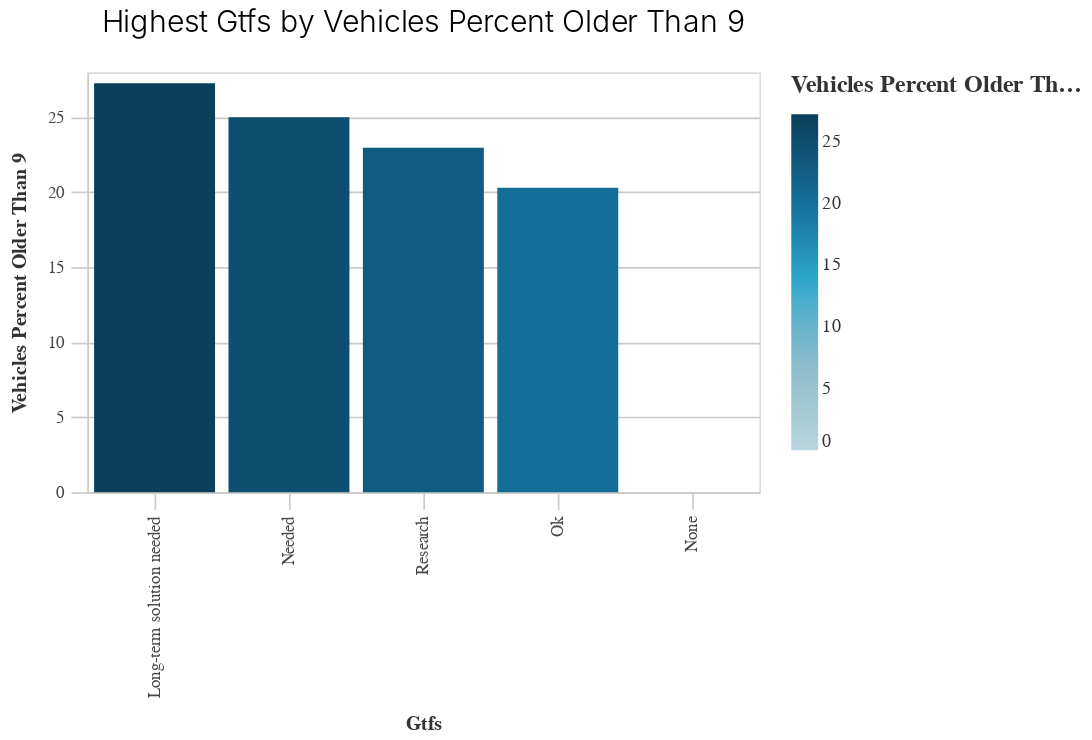

This figure's notebook cell:
### Code cell
data_prep.basic_bar_chart(GTFS_ten,'GTFS','vehicles_percent_older_than_9')

### Figure 1 — Vega-Lite specification as saved in the notebook (floating-point values rounded to 4 significant figures)
{"config": {"view": {"continuousWidth": 400, "continuousHeight": 300}, "axis": {"domainColor": "#cbcbcb", "grid": true, "gridColor": "#cbcbcb", "gridWidth": 1, "labelColor": "#474747", "labelFont": "Nunito Sans", "labelFontSize": 10, "labelPadding": 4, "tickColor": "#cbcbcb", "tickSize": 10, "titleColor": "#333", "titleFont": "Raleway", "titleFontSize": 12, "titlePadding": 10}, "axisBand": {"grid": false}, "background": "white", "font": "Raleway", "header": {"labelFont": "Nunito Sans", "titleFont": "Raleway"}, "legend": {"labelColor": "#333", "labelFont": "Nunito Sans", "labelFontSize": 11, "labelLimit": 0, "padding": 1, "symbolSize": 30, "symbolType": "square", "titleColor": "#333", "titleFont": "Raleway", "titleFontSize": 14, "titlePadding": 10}, "title": {"anchor": "middle", "font": "Raleway", "fontSize": 18, "fontWeight": 300, "offset": 20}}, "data": {"name": "data-427d1c7d56c8eca53acd7881b6324779"}, "mark": "bar", "encoding": {"color": {"field": "vehicles_percent_older_than_9", "legend": {"title": "Vehicles Percent Older Than 9"}, "scale": {"range": ["#B9D6DF", "#8CBCCB", "#2EA8CE", "#136C97", "#0B405B"]}, "type": "quantitative"}, "x": {"field": "GTFS", "sort": "-y", "title": "Gtfs", "type": "nominal"}, "y": {"field": "vehicles_percent_older_than_9", "title": "Vehicles Percent Older Than 9", "type": "quantitative"}}, "height": 250, "title": "Highest Gtfs by Vehicles Percent Older Than 9", "width": 400, "$schema": "https://vega.github.io/schema/vega-lite/v4.17.0.json", "datasets": {"data-427d1c7d56c8eca53acd7881b6324779": [{"GTFS": "Long-term solution needed", "vehicles_older_than_9": 7.0, "vehicles_percent_older_than_9": 27.27}, {"GTFS": "Needed", "vehicles_older_than_9": 34.0, "vehicles_percent_older_than_9": 25.0}, {"GTFS": "None", "vehicles_older_than_9": 51.0, "vehicles_percent_older_than_9": 0.0}, {"GTFS": "Ok", "vehicles_older_than_9": 1901.0, "vehicles_percent_older_than_9": 20.29}, {"GTFS": "Research", "vehicles_older_than_9": 45.0, "vehicles_percent_older_than_9": 22.96}]}}
